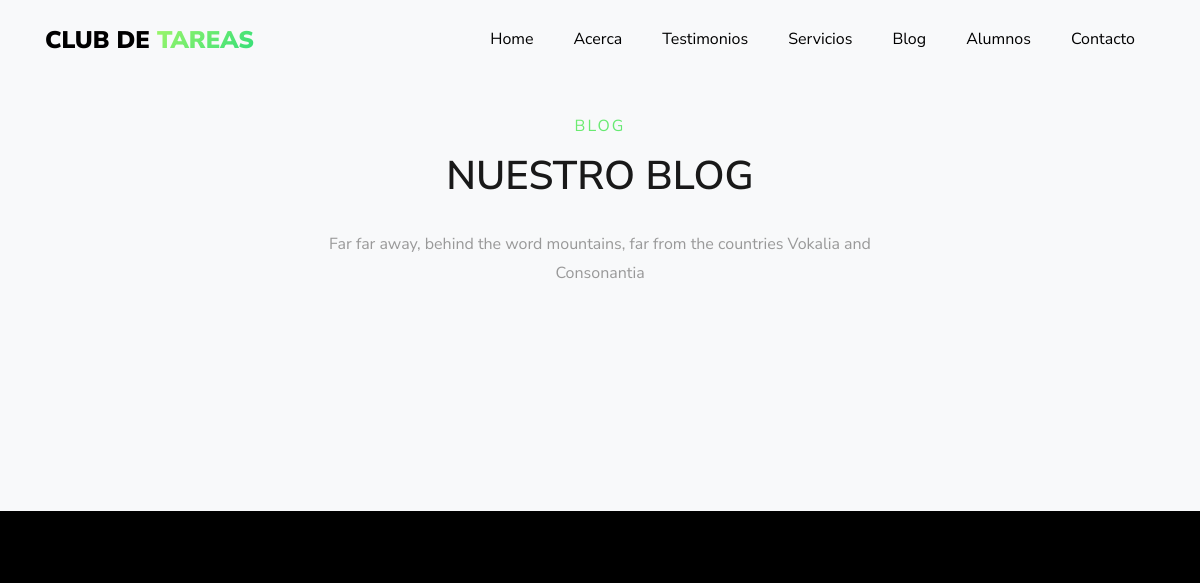
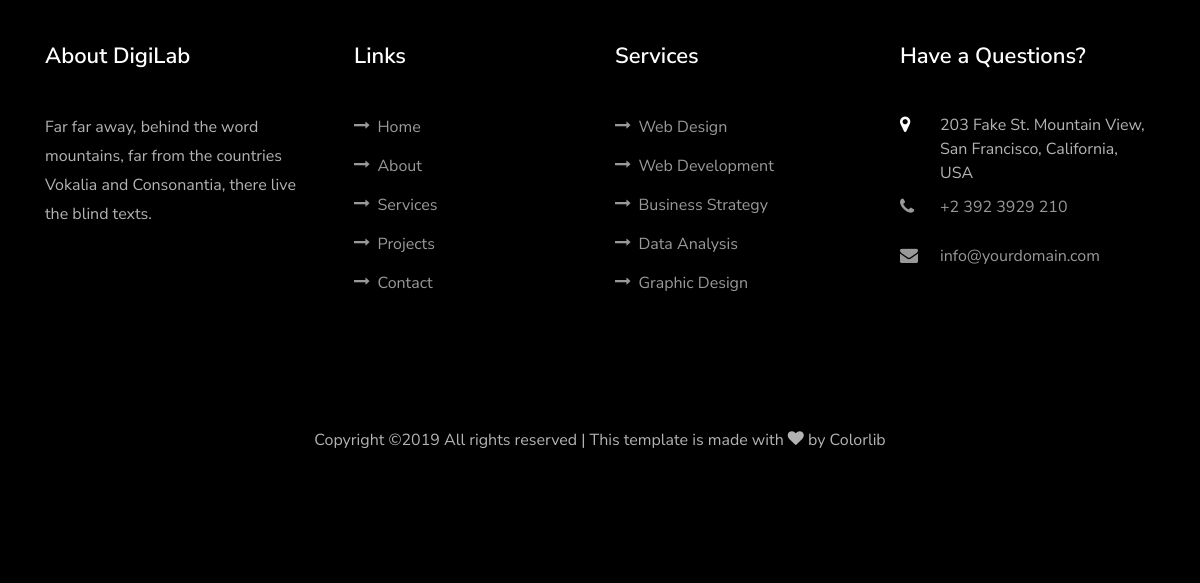
The page /blog/ on the database as committed earlier (2 pictures, top to bottom).
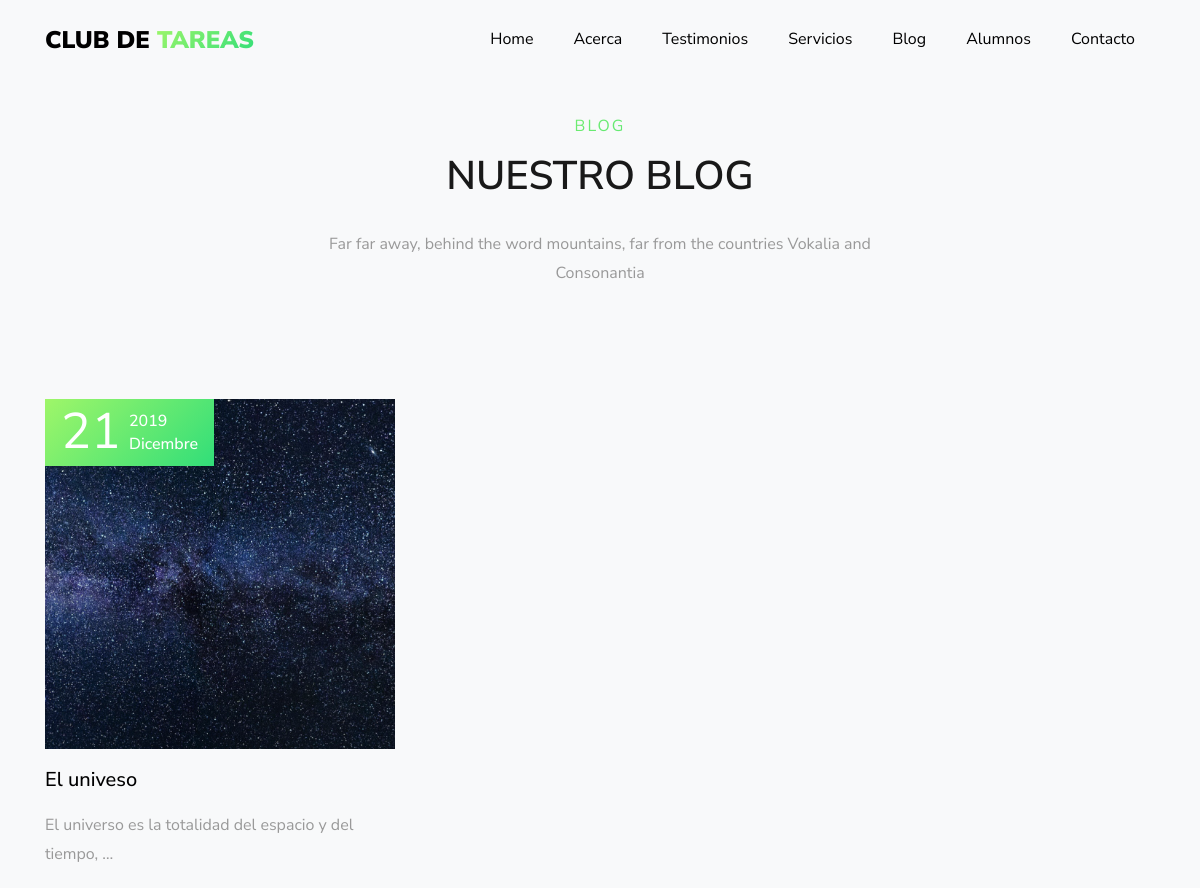
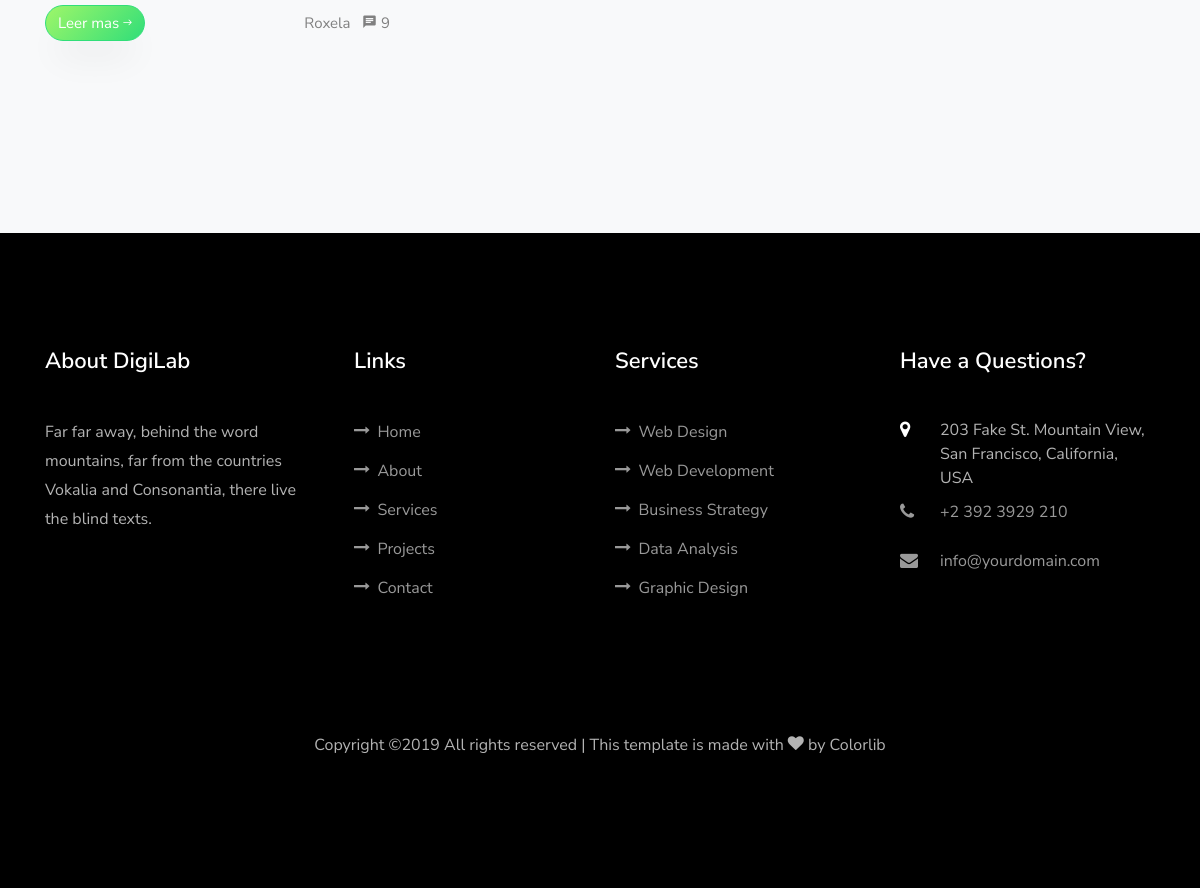
The same page on the database as committed later (2 pictures, top to bottom).
### blog/models.py (models this page shows, shortened)
class Post(models.Model):
    STATUS = (
    (0,'borrador'),
    (1,'publicado')
    )
    id = models.UUIDField(primary_key=True, default=uuid.uuid4, help_text="id del Post")
    titulo = models.CharField(max_length=200,unique=True)
    autor = models.ForeignKey(User,on_delete=models.CASCADE,related_name='blog_posts')
    update_on= models.DateTimeField(auto_now=True)
    imagen = models.ImageField(upload_to='post_image/%Y/%m/%d',blank=True)
    video = EmbedVideoField(blank=True)
    content = models.TextField()
    create_on = models.DateTimeField(auto_now_add=True)
    status = models.IntegerField(choices=STATUS,default=0)
    class Meta:
        ordering = ['-create_on']

class Comentario(models.Model):
    id = models.UUIDField(primary_key=True, default=uuid.uuid4, help_text="id del comentario")
    post = models.ForeignKey(Post,on_delete=models.CASCADE,related_name='comentarios')
    nombre = models.CharField(max_length=80)
    mensaje = models.TextField()
    created_on = models.DateTimeField(auto_now_add=True)
    active = models.BooleanField(default=True)
    class Meta:
        ordering = ['created_on']

### blog/views.py (the view)
# urls.py: path('blog/',views.blog.as_view(),name='blog'),
class blog(ListView):
    template_name= 'blog/blog.html'
    context_object_name='posts'
    paginate_by= 3
    def get_queryset(self):
        return Post.objects.filter(status=1).order_by('-create_on')

### blog/templates/blog/blog.html (shortened to what this page needs)
{% extends 'app/base.html' %}
{% load static %}
{% block content %}
      <section class="ftco-section bg-light" id="blog-section">
            <div class="container">
              <div class="row justify-content-center mb-5 pb-5">
                <div class="col-md-7 heading-section text-center ftco-animate">
                  <span class="subheading">Blog</span>
                  <h2 class="mb-4">Nuestro Blog</h2>
                  <p>Far far away, behind the word mountains, far from the countries Vokalia and Consonantia</p>
                </div>
              </div>
              <div class="row d-flex">
                {%for post in posts%}
                <div class="col-md-4 d-flex ftco-animate">
                	<div class="blog-entry justify-content-end">
                   {%if post.imagen %}
                    <a href="single.html" class="block-20" style="background-image: url({{post.imagen.url}})">
                    </a>
                    {%endif%}
                    <div class="text mt-3 float-right d-block">
                    	<div class="d-flex align-items-center pt-2 mb-4 topp">
                    		<div class="one mr-2">
                    			<span class="day">{{post.create_on.day}}</span>
                    		</div>
                    		<div class="two">
                    			<span class="yr">{{post.create_on.year}}</span>
                          {%if post.create_on.month == 1 %}
                          <span class="mos">Enero</span>
                          {%elif post.create_on.month == 2 %}
                              <span class="mos">Febrero</span>
                          {%elif post.create_on.month == 3 %}
                              <span class="mos">Marzo</span>
                          {%elif post.create_on.month == 4 %}
                              <span class="mos">Abril</span>
                          {%elif post.create_on.month == 5 %}
                              <span class="mos">Mayo</span>
                          {%elif post.create_on.month == 6 %}
                              <span class="mos">Junio</span>
                          {%elif post.create_on.month == 7 %}
                              <span class="mos">Julio</span>
                          {%elif post.create_on.month == 8 %}
                              <span class="mos">Agosto</span>
                          {%elif post.create_on.month == 9 %}
                              <span class="mos">Septiembre</span>
                          {%elif post.create_on.month == 10 %}
                              <span class="mos">Octubre</span>
                          {%elif post.create_on.month == 11 %}
                              <span class="mos">Noviembre</span>
                          {%else %}
                              <span class="mos">Dicembre</span>
                          {%endif%}
                    		</div>
                    	</div>
                      <h3 class="heading"><a href="single.html">{{ post.titulo}}</a></h3>
                      <p>{{post.content|truncatewords:10|linebreaks}}</p>
                      <div class="d-flex align-items-center mt-4 meta">
      	                <p class="mb-0"> <a href="{% url 'blog:post_detail' id=post.id %}" class="btn btn-primary">Leer mas <span class="ion-ios-arrow-round-forward"></span></a></p>
      	                <p class="ml-auto mb-0">
      	                	<a href="#" class="mr-2">{{post.autor}}</a>
      	                	<a href="#" class="meta-chat"><span class="icon-chat"></span> {{ post.comentarios.all | length }}</a>
      	                </p>
                      </div>
                    </div>
                  </div>
                </div>
                 {%endfor%}
              </div>
            </div>
      </section>
{% endblock content%}

Rows that differ between the two databases and show on the page:
added Post: imagen (picture), create_on.day "21", create_on.year "2019", shows "Dicembre", titulo "El univeso", content "El universo es la totalidad del espacio y del tiempo, …", autor "Roxela", comentarios.all|length "9"
